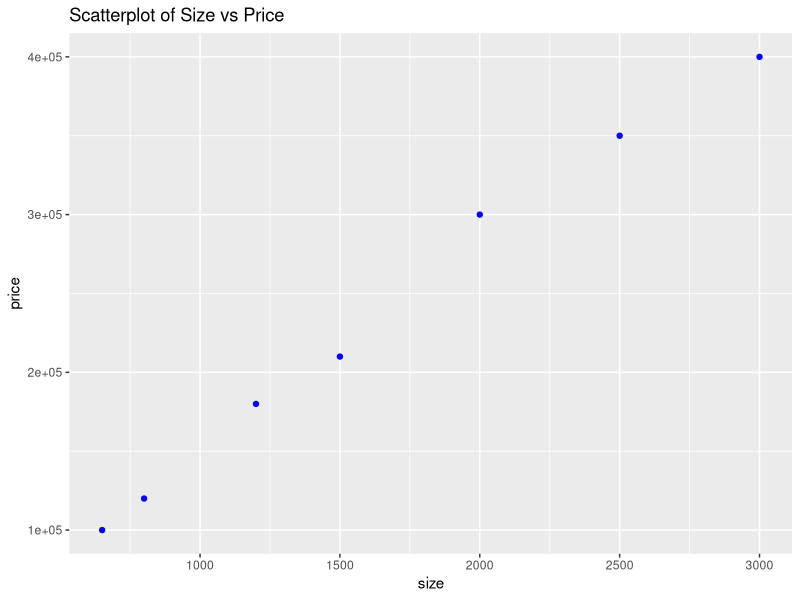
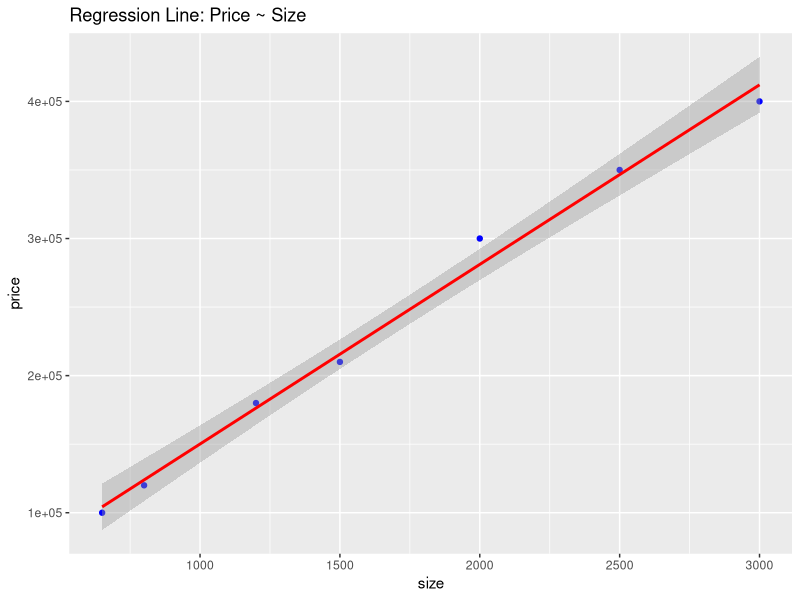

Here is the R script that generated these plots, in order:
# Install required packages (only once)
install.packages("tidyverse")
install.packages("broom")
# Load libraries
library(tidyverse)   # readr, dplyr, ggplot2, tibble, magrittr
library(broom)       # tidy() for model results
# a) Load the data as a tibble
data <- tibble(
  size = c(650, 800, 1200, 1500, 2000, 2500, 3000),
  price = c(100000, 120000, 180000, 210000, 300000, 350000, 400000)
)
# b) Descriptive statistics
summary(data)
glimpse(data)
# c) Explore the data (scatterplot)
ggplot(data, aes(x = size, y = price)) +
  geom_point(color = "blue") +
  labs(title = "Scatterplot of Size vs Price")
# d) Define the linear model
model <- lm(price ~ size, data = data)
# e) Plot regression line
ggplot(data, aes(x = size, y = price)) +
  geom_point(color = "blue") +
  geom_smooth(method = "lm", se = TRUE, color = "red") +
  labs(title = "Regression Line: Price ~ Size")
# f) Print results of the model
summary(model)
# g) Number of observations
nobs(model)
# h) R-squared
summary(model)$r.squared
# i) Statistical significance (tidy output)
tidy(model) %>% select(term, estimate, std.error, statistic, p.value)
# j) Regression equation
coef <- coefficients(model)
cat("Regression equation: Price =", round(coef[1],2), "+", round(coef[2],2), "* Size\n")
